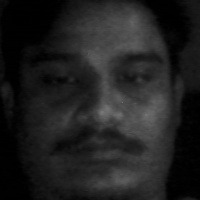
#> input picture Images for visualization/13.jpg, 200 x 200 px, given in place of the camera
$ jupyter execute --allow-errors 'FaceRecognitionSystem_using_Deep learning.ipynb'
#> lines starting #> are read from the running program, lines starting #| are printed output that depends on the picture
[cell 1]
import cv2

[cell 2]
import os

[cell 3]
def generate_dataset():
    face_classifier = cv2.CascadeClassifier("haarcascade_frontalface_default.xml")
    def face_cropped(img):
        gray = cv2.cvtColor(img, cv2.COLOR_BGR2GRAY)

        faces = face_classifier.detectMultiScale(gray, 1.3, 5)

        if faces is ():
            return None
        for (x,y,w,h) in faces:
            cropped_face = img[y:y+h,x:x+w]
        return cropped_face

    cap = cv2.VideoCapture(0, cv2.CAP_DSHOW)
    img_id = 0
    cv2.destroyAllWindows()

    while True:
        ret, frame = cap.read()
#> frame is the input picture: shape (200, 200, 3); min 0, max 118, mean 32.1
        if face_cropped(frame) is not None:
#> in face_cropped, `faces = face_classifier.detectMultiScale(gray, 1.3, 5)`: faces = [[11, 14, 181, 181]]
#> the loop in face_cropped, `for (x,y,w,h) in faces:` made 1 pass
#> pass 1, in face_cropped, `cropped_face = img[y:y+h,x:x+w]`:
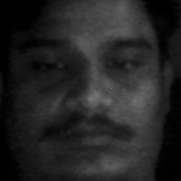
#> cropped_face: shape (181, 181, 3); min 0, max 118, mean 36.4
            img_id+=1
#> img_id = 1
            face = cv2.resize(face_cropped(frame), (200,200))
#> the loop in face_cropped (call 2), `for (x,y,w,h) in faces:` made 1 pass
            face = cv2.cvtColor(face, cv2.COLOR_BGR2GRAY)
#> face: shape (200, 200)
            #file_name_path = "data/"+"vaibhav."+str(img_id)+".jpg"
            file_name_path = "Images for visualization/"+str(img_id)+'.jpg'
#> file_name_path = 'Images for visualization/1.jpg'
            cv2.imwrite(file_name_path, face)
            cv2.putText(face, str(img_id), (50,50), cv2.FONT_HERSHEY_COMPLEX, 1, (0,255,0), 2 )
#> face: shape (200, 200); min 0, max 117, mean 36.2

            cv2.imshow("Cropped_Face", face)
            if cv2.waitKey(1)==13 or int(img_id)==20:
#> (key Esc is pressed here)
                break

    cap.release()
    cv2.destroyAllWindows()
    print("Collecting samples is completed !!!")
generate_dataset()

[cell 4]
import numpy as np # pip install numpy

[cell 5]
def my_label(image_name):
    name = image_name.split('.')[-3]
    # [8 lines of commented-out code are left out]
    if name=="shubham":
        return np.array([1,0,0])
    elif name=="vaibhav":
        return np.array([0,1,0])
    elif name=="vedang":
        return np.array([0,0,1])

[cell 6]
import os
from random import shuffle
from tqdm import tqdm

[cell 7]
def my_data():
    data = []
    for img in tqdm(os.listdir("data")):
        path=os.path.join("data",img)
        img_data = cv2.imread(path, cv2.IMREAD_GRAYSCALE)
        img_data = cv2.resize(img_data, (50,50))
        data.append([np.array(img_data), my_label(img)])
    shuffle(data)
    return data

#> (a cell that did not finish here is left out)

#> (a cell that did not finish here is left out)

[cell 10]
# import warnings
# warnings.filterwarnings('ignore')

import tensorflow as tf
import tflearn
from tflearn.layers.conv import conv_2d, max_pool_2d
from tflearn.layers.core import input_data, dropout, fully_connected
from tflearn.layers.estimator import regression

[cell 11]
tf.reset_default_graph()
#> (this line was passed over: tensorflow is not available in this run)
#> (the rest of this cell did not finish here and is left out)

[cell 12]
def data_for_visualization():
    Vdata = []
    for img in tqdm(os.listdir("Images for visualization")):
        path = os.path.join("Images for visualization", img)
        img_num = img.split('.')[0]
        img_data = cv2.imread(path, cv2.IMREAD_GRAYSCALE)
#> img_data: shape (200, 200); min 0, max 118, mean 36.2
        img_data = cv2.resize(img_data, (50,50))
#> img_data: shape (50, 50)
        Vdata.append([np.array(img_data), img_num])
    shuffle(Vdata)
    return Vdata
